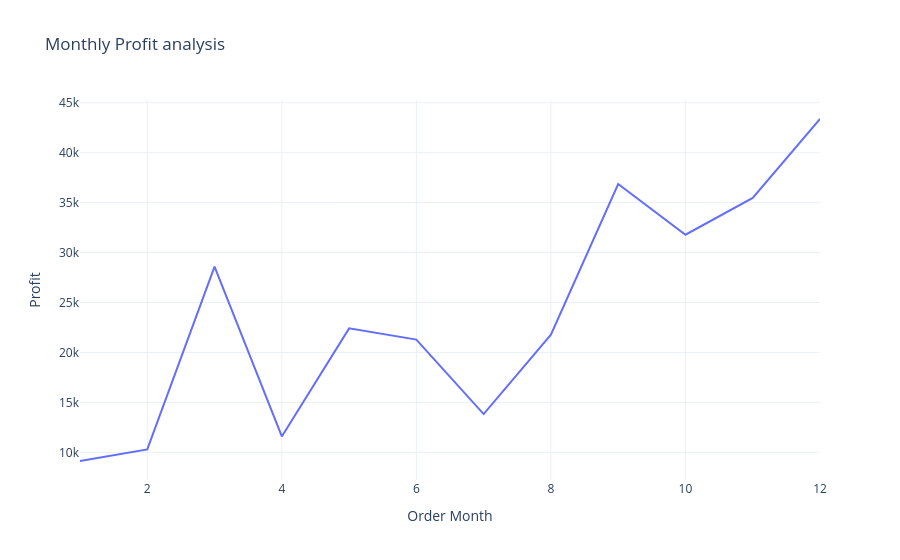

Write notebook code for a chart like this one.
### Code cell
fig = px.line(profit_by_month, x= 'Order Month', y ='Profit', title = 'Monthly Profit analysis')

fig.show()

### Figure 1 — Plotly figure (JSON) as saved in the notebook; plotly's stock layout.template omitted (floating-point values rounded to 4 significant figures)
{"data": [{"hovertemplate": "Order Month=%{x}<br>Profit=%{y}<extra></extra>", "legendgroup": "", "line": {"color": "#636efa", "dash": "solid"}, "marker": {"symbol": "circle"}, "mode": "lines", "name": "", "orientation": "v", "showlegend": false, "type": "scatter", "x": [1, 2, 3, 4, 5, 6, 7, 8, 9, 10, 11, 12], "xaxis": "x", "y": [9134.0, 10290.0, 28590.0, 11590.0, 22410.0, 21290.0, 13830.0, 21780.0, 36860.0, 31780.0, 35470.0, 43370.0], "yaxis": "y"}], "layout": {"legend": {"tracegroupgap": 0}, "title": {"text": "Monthly Profit analysis"}, "xaxis": {"anchor": "y", "domain": [0, 1], "title": {"text": "Order Month"}}, "yaxis": {"anchor": "x", "domain": [0, 1], "title": {"text": "Profit"}}}}
